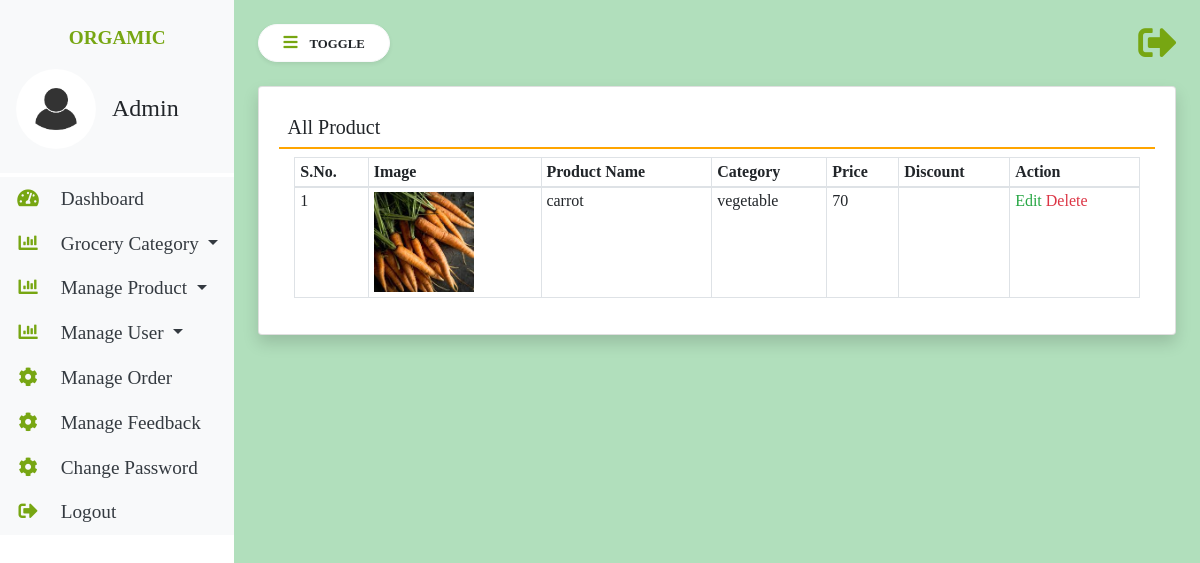
/view-product/, run on an earlier commit of the app's database.
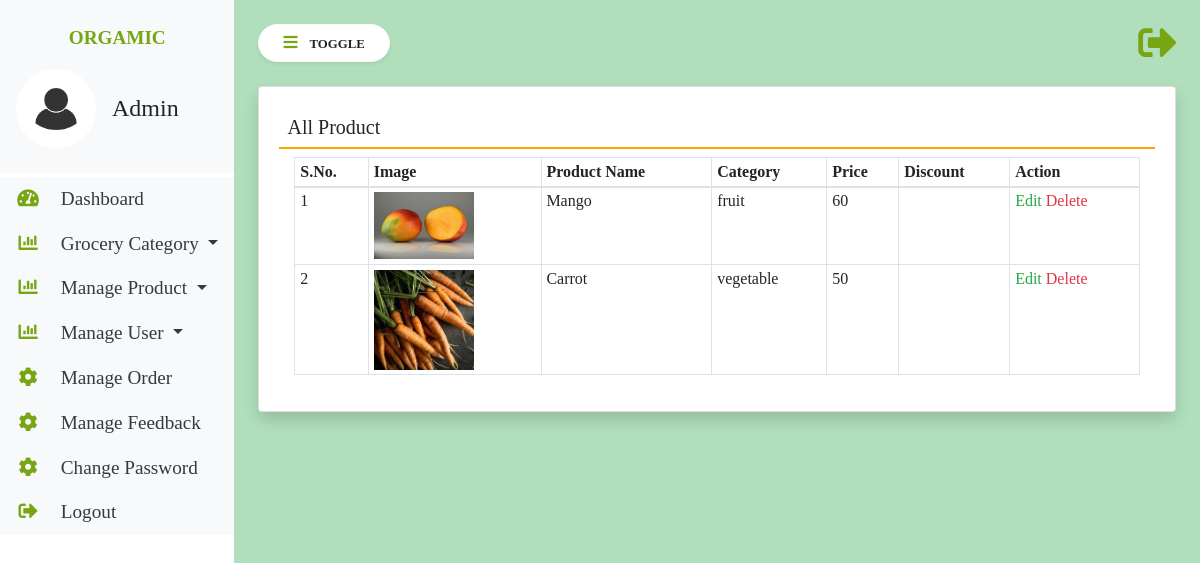
And on a later commit of the database.
### groceryapp/models.py (models this page shows, shortened)
class Product(models.Model):
    category = models.ForeignKey(Category, on_delete=models.CASCADE, null=True, blank=True)
    name = models.CharField(max_length=100, null=True, blank=True)
    image = models.FileField(null=True, blank=True)
    description = models.TextField(null=True, blank=True)
    price = models.CharField(max_length=100, null=True, blank=True)
    discount = models.CharField(max_length=100, null=True, blank=True)
    updated = models.DateTimeField(auto_now=True)
    created = models.DateTimeField(auto_now_add=True)

class Category(models.Model):
    name = models.CharField(max_length=100, null=True, blank=True)
    created = models.DateTimeField(default=now)

### groceryapp/views.py (the view)
# urls.py: path('view-product/', viewProduct, name='view-product'),
def viewProduct(request):
    product = Product.objects.all()
    return render(request, 'view-product.html', locals())

### groceryapp/templates/view-product.html
{% extends 'admin-base.html' %}
{% block main  %}
<div class="card shadow">
    <div class="card-body">
        <h5 class="p-2" style="border-bottom: 2px solid orange;">All Product</h5>
        <div class="container-fluid">
            <table class="table table-bordered table-sm" id="example">
                <thead>
                <tr>
                    <th>S.No.</th>
                    <th>Image</th>
                    <th>Product Name</th>
                    <th>Category</th>
                    <th>Price</th>
                    <th>Discount</th>
                    <th>Action</th>
                </tr>
                </thead>
                <tbody>
                {% for i in product %}
                <tr>
                    <td>{{forloop.counter}}</td>
                    <td><img src="{{i.image.url}}" style="width:100px"/></td>
                    <td>{{i.name}}</td>
                    <td>{{i.category.name}}</td>
                    <td>{{i.price}}</td>
                    <td>{{i.discount}}</td>
                    <td>
                        <a href="/edit-product/{{i.id}}/" class="text-success">Edit</a>
                        <a href="/delete-product/{{i.id}}/" class="text-danger"
                           onclick="return confirm('Are You Sure?')">Delete</a></td>
                </tr>
                {% endfor %}
                </tbody>
            </table>
        </div>
    </div>
</div>
{% endblock %}

### groceryapp/templates/admin-base.html (shortened to what this page needs)
{% load static %}
<html lang="en">
<head>
    <link rel="stylesheet" href="https://maxcdn.bootstrapcdn.com/bootstrap/4.3.1/css/bootstrap.min.css">
    <link rel="stylesheet" href="https://use.fontawesome.com/releases/v5.6.3/css/all.css"
>
</head>
<body style="font-family: cursive; font-size: 1.2rem;">
<div class="vertical-nav bg-white" id="sidebar" style="display: flex; height: 100vh;">
    <div class="vertical-nav bg-white">
        <div class="py-4 px-3 mb-1 bg-light">
            <p class="font-weight-bold text-uppercase px-3 dashboard-text text-center"><span style="color: #77a612; font-weight: bold">ORGAMIC</span></p>
            <div class="media d-flex align-items-center">
                <img src="{% static 'admin.jpg' %}" width="80" height="80" class="mr-3" style="border-radius: 50px;">
                <div class="media-body">
                    <h4 class="mb-0">Admin</h4>
                </div>
            </div>
        </div>
        <div>
            <ul class="nav flex-column bg-white">
                <li class="nav-item">
                    <a href="/admin-dashboard/" class="nav-link text-dark bg-light">
                        <i class="fas fa-tachometer-alt fa-fw mr-3" style="color: #77a612"></i>
                        Dashboard
                    </a>
                </li>
                <li class="nav-item dropdown">
                    <a class="nav-link dropdown-toggle text-dark bg-light" href="#" id="navbardrop" data-toggle="dropdown">
                        <i class="fas fa-chart-bar mr-3 fa-fw" style="color: #77a612"></i> Grocery Category
                    </a>
                </li>
                <li class="nav-item dropdown">
                    <a class="nav-link dropdown-toggle text-dark bg-light" href="#" id="navbardrop" data-toggle="dropdown">
                        <i class="fas fa-chart-bar mr-3 fa-fw" style="color: #77a612"></i> Manage Product
                    </a>
                </li>
                <li class="nav-item dropdown">
                    <a class="nav-link dropdown-toggle text-dark bg-light" href="#" id="navbardrop" data-toggle="dropdown">
                        <i class="fas fa-chart-bar mr-3 fa-fw" style="color: #77a612"></i> Manage User
                    </a>
                </li>
                <li class="nav-item">
                    <a href="" class="nav-link text-dark bg-light">
                        <i class="fas fa-cog mr-3 fa-fw" style="color: #77a612"></i>
                        Manage Order
                    </a>
                </li>
                <li class="nav-item">
                    <a href="" class="nav-link text-dark bg-light">
                        <i class="fas fa-cog mr-3 fa-fw" style="color: #77a612"></i>
                        Manage Feedback
                    </a>
                </li>
                <li class="nav-item">
                    <a href="" class="nav-link text-dark bg-light">
                        <i class="fas fa-cog mr-3 fa-fw" style="color: #77a612"></i>
                        Change Password
                    </a>
                </li>
                <li class="nav-item">
                    <a href="" class="nav-link text-dark bg-light">
                        <i class="fas fa-sign-out-alt mr-3 fa-fw" style="color: #77a612"></i>
                        Logout
                    </a>
                </li>
            </ul>
        </div>
    </div>
    <div class="page-content p-4" style="background-color: #28a7455c; width: -webkit-fill-available;" id="content">
        <a href="" title="logout" class="float-right" style="color: #77a612"><i class="fas fa-sign-out-alt fa-2x"></i></a>
        <button id="sidebarCollapse" type="button" class="btn btn-light bg-white rounded-pill shadow-sm px-4 mb-4">
            <i class="fas fa-bars mr-2" style="color: #77a612"></i>
            <small class="text-uppercase font-weight-bold">Toggle</small>
        </button>
           {% block main %}
           {% endblock %}
    </div>
</div>
</body>
</html>

What changed in the data, as far as the page shows it:
removed Product: image (picture), name "carrot", category.name "vegetable", price "70"
added Product: image (picture), name "Mango", category.name "fruit", price "60"
added Product: image (picture), name "Carrot", category.name "vegetable", price "50"
